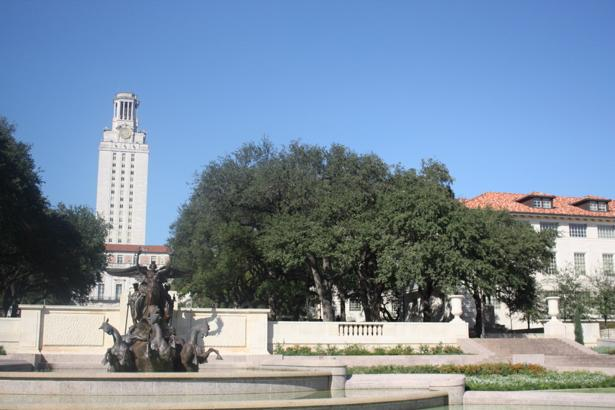
#> input picture hw/hw1/images/1/uttower1.jpg, 615 x 410 px
$ python siftRansac.py
#> lines starting #> are read from the running program, lines starting #| are printed output that depends on the picture
import cv2
import numpy as np


class Stitcher:
    # 两图拼接函数
    def Stitch(self, images, ratio=0.75, reprojThresh=4.0, method=1):
        # 获取输入图片
        (imageB, imageA) = images
        # 检测A、B图片的SIFT关键特征点，并计算特征描述子
        (kpsA, featuresA) = self.detectAndDescribe(imageA)
        (kpsB, featuresB) = self.detectAndDescribe(imageB)

        # 匹配两张图片的所有特征点，返回匹配结果
        M = self.matchKeypoints(
            kpsA, kpsB, featuresA, featuresB, ratio, reprojThresh, method=method
        )

        # 如果返回结果为空，没有匹配成功的特征点，退出算法
        if M is None:
            return None

        # 否则，提取匹配结果
        # H是3x3视角变换矩阵
        (matches, H, status) = M
        # 将图片A进行视角变换，result是变换后图片
        result = cv2.warpPerspective(
            imageA, H, (imageA.shape[1] + imageB.shape[1], imageA.shape[0])
        )
        print(H)

        # 将图片B传入result图片最左端
        result[0 : imageB.shape[0], 0 : imageB.shape[1]] = imageB

        # 生成匹配图片
        vis = self.drawMatches(imageA, imageB, kpsA, kpsB, matches, status)

        return (result, vis)

    def detectAndDescribe(self, image):
        # 将彩色图片转换成灰度图
        gray = cv2.cvtColor(image, cv2.COLOR_BGR2GRAY)

        # 建立SIFT生成器
        descriptor = cv2.SIFT_create()
        # 检测SIFT特征点，并计算描述子
        (kps, features) = descriptor.detectAndCompute(gray, None)

        # 将结果转换成NumPy数组
        kps = np.float32([kp.pt for kp in kps])

        # 返回特征点集，及对应的描述特征
        return (kps, features)

    def matchKeypoints(
        self, kpsA, kpsB, featuresA, featuresB, ratio, reprojThresh, method
    ):  # method=1为BF暴力匹配， method=2为Flann匹配
        if method == 1:
            # 建立暴力匹配器
            matcher = cv2.BFMatcher()
            # 使用KNN检测来自A、B图的SIFT特征匹配对，K=2
            rawMatches = matcher.knnMatch(featuresA, featuresB, 2)
            matches = []
            for m in rawMatches:
                # 当最近距离跟次近距离的比值小于ratio值时，保留此匹配对
                if len(m) == 2 and m[0].distance < m[1].distance * ratio:
                    # 存储两个点在featuresA, featuresB中的索引值
                    matches.append((m[0].trainIdx, m[0].queryIdx))

            # 当筛选后的匹配对大于4时，计算视角变换矩阵
            if len(matches) > 4:
                # 获取匹配对的点坐标
                ptsA = np.float32([kpsA[i] for (_, i) in matches])
                ptsB = np.float32([kpsB[i] for (i, _) in matches])

                # 计算视角变换矩阵
                (H, status) = cv2.findHomography(ptsA, ptsB, cv2.RANSAC, reprojThresh)

                # 返回结果
                return (matches, H, status)

            # 如果匹配对小于4时，返回None
            return None
        else:
            # 建立Flann匹配器
            FLANN_INDEX_KDTREE = 1
            index_params = dict(algorithm=FLANN_INDEX_KDTREE, trees=5)
            search_params = dict(checks=50)
            flann = cv2.FlannBasedMatcher(index_params, search_params)
            rawMatches = flann.knnMatch(featuresA, featuresB, k=2)

            matches = []
            for m in rawMatches:
                # 当最近距离跟次近距离的比值小于ratio值时，保留此匹配对
                if len(m) == 2 and m[0].distance < m[1].distance * ratio:
                    # 存储两个点在featuresA, featuresB中的索引值
                    matches.append((m[0].trainIdx, m[0].queryIdx))

            # 当筛选后的匹配对大于4时，计算视角变换矩阵
            if len(matches) > 4:
                # 获取匹配对的点坐标
                ptsA = np.float32([kpsA[i] for (_, i) in matches])
                ptsB = np.float32([kpsB[i] for (i, _) in matches])

                # 计算视角变换矩阵
                (H, status) = cv2.findHomography(ptsA, ptsB, cv2.RANSAC, reprojThresh)

                # 返回结果
                return (matches, H, status)

            # 如果匹配对小于4时，返回None
            return None

    def drawMatches(self, imageA, imageB, kpsA, kpsB, matches, status):
        # 初始化可视化图片，将A、B图左右连接到一起
        (hA, wA) = imageA.shape[:2]
        (hB, wB) = imageB.shape[:2]
        vis = np.zeros((max(hA, hB), wA + wB, 3), dtype="uint8")
        vis[0:hA, 0:wA] = imageA
        vis[0:hB, wA:] = imageB

        # 联合遍历，画出匹配对
        for (trainIdx, queryIdx), s in zip(matches, status):
            # 当点对匹配成功时，画到可视化图上
            if s == 1:
                # 画出匹配对
                ptA = (int(kpsA[queryIdx][0]), int(kpsA[queryIdx][1]))
                ptB = (int(kpsB[trainIdx][0]) + wA, int(kpsB[trainIdx][1]))
                cv2.line(vis, ptA, ptB, (0, 255, 0), 1)

        # 返回可视化结果
        return vis


# 主程序
# 读取拼接图片
imageA = cv2.imread("./images/1/uttower1.jpg")
#> imageA is the input picture: shape (410, 615, 3); mean B, G, R 159, 140, 121.9
imageB = cv2.imread("./images/1/uttower2.jpg")
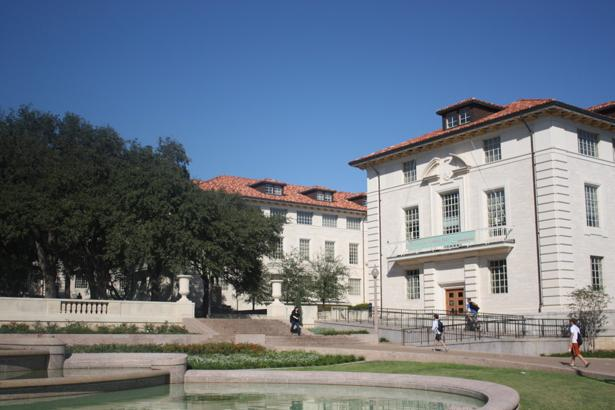
#> input picture hw/hw1/images/1/uttower2.jpg, 615 x 410 px
#> imageB is the input picture: shape (410, 615, 3); mean B, G, R 132.1, 118.9, 107.7

# 把图片拼接成全景图
stitcher = Stitcher()
(result, vis) = stitcher.Stitch([imageA, imageB], method=1)
#> in detectAndDescribe, `gray = cv2.cvtColor(image, cv2.COLOR_BGR2GRAY)`:
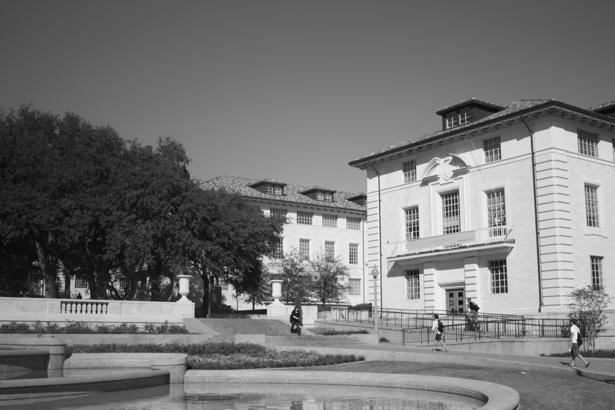
#> gray: shape (410, 615); min 0, max 253, mean 117.1
#> in detectAndDescribe, `(kps, features) = descriptor.detectAndCompute(gray, None)`: kps = 1592 keypoints; strongest (x, y, size): (575, 330, 5.8), (264, 312, 4.1), (474, 307, 5.3), (79, 297, 3.2)
#> in detectAndDescribe, `kps = np.float32([kp.pt for kp in kps])`: kps = 1592 pairs, first value 2.29 to 611.4, second value 100.1 to 405.6
#> in Stitch, `(kpsA, featuresA) = self.detectAndDescribe(imageA)`: kpsA has the same summary as kps in detectAndDescribe
#> in detectAndDescribe (call 2), `gray = cv2.cvtColor(image, cv2.COLOR_BGR2GRAY)`:
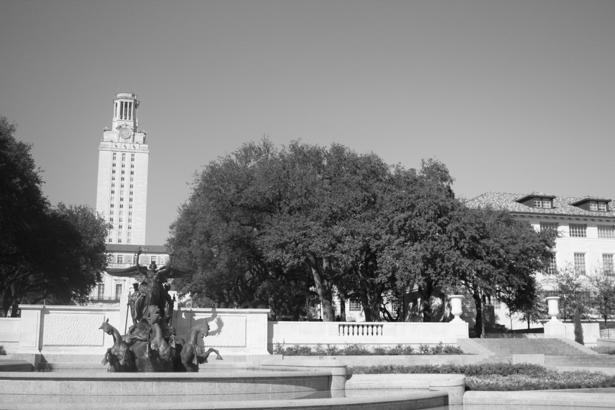
#> gray: shape (410, 615); min 0, max 255, mean 136.7
#> in detectAndDescribe (call 2), `(kps, features) = descriptor.detectAndCompute(gray, None)`: kps = 1970 keypoints; strongest (x, y, size): (386, 315, 1.9), (419, 300, 2.1), (541, 330, 4.2), (372, 326, 1.9)
#> in detectAndDescribe (call 2), `kps = np.float32([kp.pt for kp in kps])`: kps = 1970 pairs, first value 3.08 to 611.4, second value 95.16 to 407.1
#> in Stitch, `(kpsB, featuresB) = self.detectAndDescribe(imageB)`: kpsB has the same summary as kps in detectAndDescribe
#> in matchKeypoints, `rawMatches = matcher.knnMatch(featuresA, featuresB, 2)`: rawMatches = 1592 matches
#> after the loop in matchKeypoints, `for m in rawMatches:`: matches = 397 pairs, first value 50 to 1961, second value 8 to 1526
#> in matchKeypoints, `ptsA = np.float32([kpsA[i] for (_, i) in matches])`: ptsA = 397 pairs, first value 14.98 to 584.5, second value 117 to 379.1
#> in matchKeypoints, `ptsB = np.float32([kpsB[i] for (i, _) in matches])`: ptsB = 397 pairs, first value 37.7 to 608.5, second value 148.4 to 400
#> in matchKeypoints, `(H, status) = cv2.findHomography(ptsA, ptsB, cv2.RANSAC, reprojThresh)`: H = [[0.765, 0.0379, 267.9], [-0.136, 0.912, 45.67], [-0.000354, -5.28e-05, 1]]; status = 397 values, max 1 at index 0, min 0 at index 24, mean 0.902
#> in Stitch, `result = cv2.warpPerspective( imageA, H, (imageA.shape[1] + imageB.sha..`:
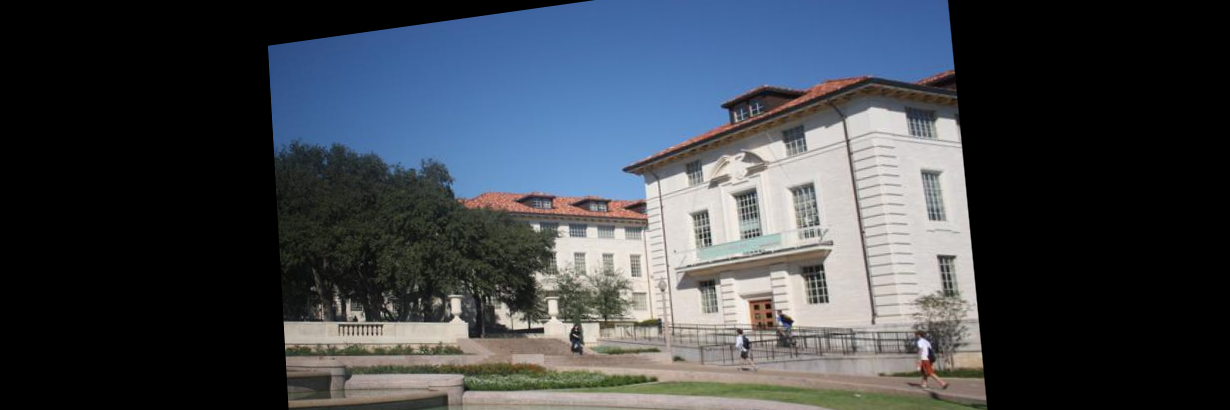
#> result: shape (410, 1230, 3); mean B, G, R 75.3, 68.3, 62.8
#| [[ 7.64659446e-01  3.78963153e-02  2.67870753e+02]
#|  [-1.36080420e-01  9.12196770e-01  4.56687781e+01]
#|  [-3.53925758e-04 -5.27542274e-05  1.00000000e+00]]
#> in Stitch, `result[0 : imageB.shape[0], 0 : imageB.shape[1]] = imageB`:
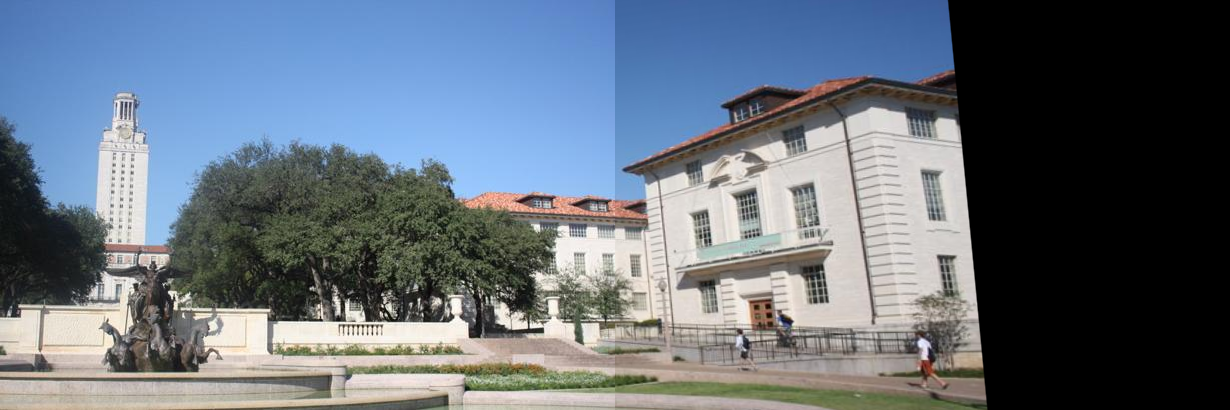
#> result: shape (410, 1230, 3); mean B, G, R 124.3, 112.2, 101.5
#> in drawMatches, `vis[0:hB, wA:] = imageB`:
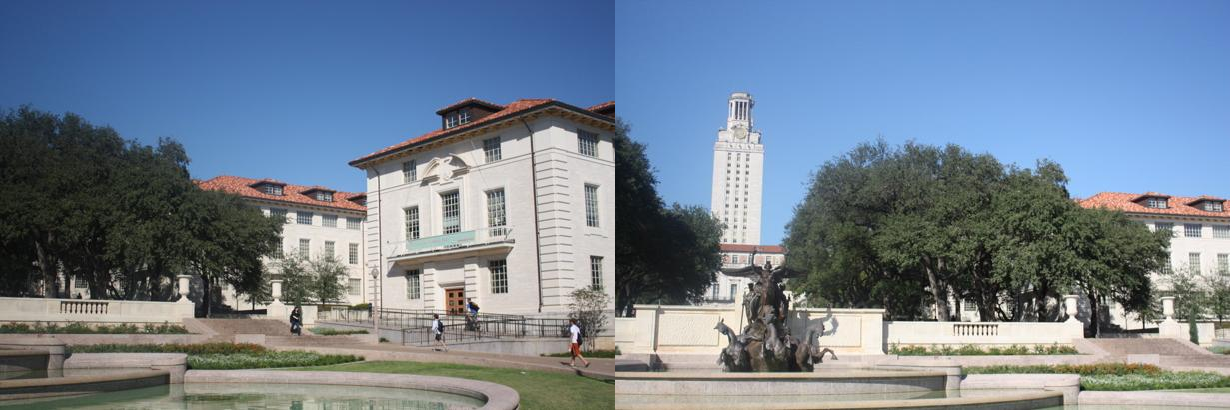
#> vis: shape (410, 1230, 3); mean B, G, R 145.5, 129.4, 114.8
#> the loop in drawMatches, `for (trainIdx, queryIdx), s in zip(matches, status):` made 397 passes
#> (trainIdx, queryIdx, s, ptA, ptB) on passes 1 to 12: (747, 8, [1], (14, 293), (910, 318)), (796, 21, [1], (31, 331), (928, 354)), (797, 29, [1], (36, 267), (929, 293)), (793, 30, [1], (37, 244), (928, 271)), (797, 31, [1], (37, 267), (929, 293)), (812, 32, [1], (38, 321), (933, 344)), (828, 35, [1], (41, 349), (938, 371)), (811, 36, [1], (41, 277), (933, 301)), (820, 37, [1], (42, 296), (935, 319)), (814, 39, [1], (42, 266), (934, 291)), (817, 40, [1], (42, 290), (935, 314)), (835, 41, [1], (43, 332), (940, 354))
#> (ptA, ptB) on passes 61 to 66: ((103, 329), (995, 351)), ((103, 309), (994, 331)), ((106, 324), (996, 346)), ((106, 297), (994, 319)), ((106, 303), (996, 325)), ((106, 303), (996, 325))
#> after the loop in drawMatches, `for (trainIdx, queryIdx), s in zip(matches, status):`:
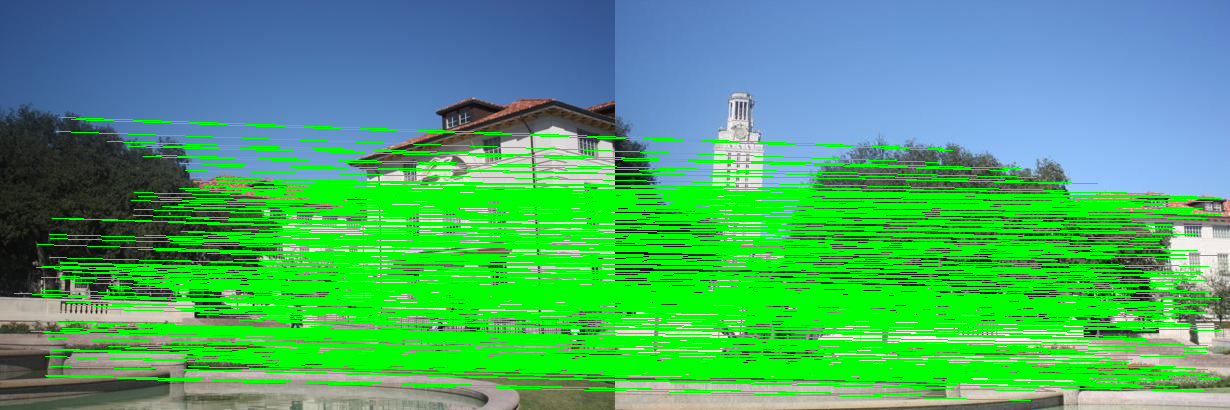
#> vis: shape (410, 1230, 3); mean B, G, R 107, 168.7, 73.7

# 显示所有图片
cv2.imshow("Image A", imageA)
cv2.imshow("Image B", imageB)
cv2.imshow("Keypoint Matches", vis)
cv2.imshow("Result", result)
cv2.waitKey(0)
cv2.destroyAllWindows()
